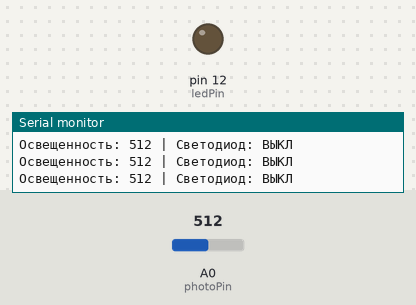
This sketch was run on a simulated Arduino Uno, built with avr-gcc and run on an emulated ATmega328P. Parts: output pins drawn as LEDs (lit = HIGH), the last lines printed to the serial monitor. Inputs (shaded band) come from the test bench; at power-on: A0 (photoPin) = 512.

Above: at 1.2 s.
1.3 s: A0 (photoPin) set to 360
2.8 s: A0 (photoPin) set to 334
At 3.01 s:
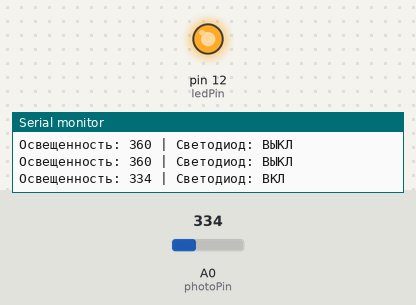
5.8 s: A0 (photoPin) set to 442
8.8 s: A0 (photoPin) set to 467
At 10.0 s:
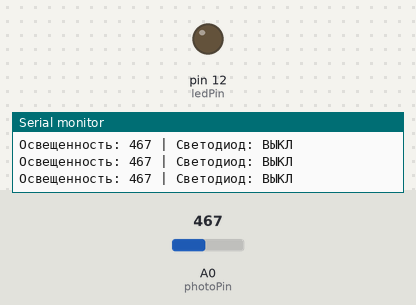
10.3 s: A0 (photoPin) set to 340
At 10.7 s:
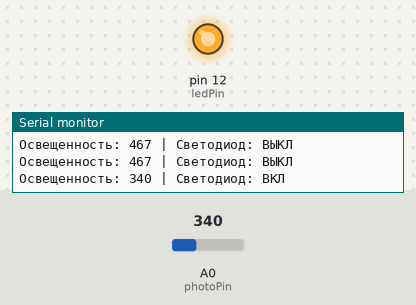
Timing chart, 0 to 13.3 s (numbered marks = the images above; inputs shaded):
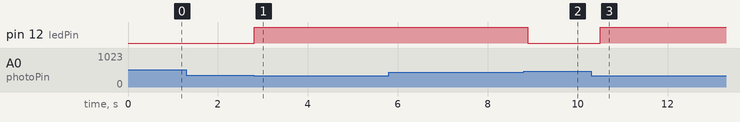

The sketch:

code_Nochnik.ino
```cpp
const int photoPin = A0;
const int ledPin = 12;
const int darkThreshold = 350;
const int lightThreshold = 450;
bool ledState = false;

void setup() {
  pinMode(ledPin, OUTPUT);
  digitalWrite(ledPin, LOW);
  Serial.begin(9600);
}

void loop() {
  int lightValue;
  if (ledState == true) {
    digitalWrite(ledPin, LOW);
    delay(2);
  }

  lightValue = analogRead(photoPin);

  if (ledState == false && lightValue < darkThreshold) {
    ledState = true;
  }
  else if (ledState == true && lightValue > lightThreshold) {
    ledState = false;
  }

  if(ledState == false){
  digitalWrite(ledPin, LOW);
  }
  else if(ledState == true){
  digitalWrite(ledPin, HIGH);
  }

  Serial.print("Освещенность: ");
  Serial.print(lightValue);
  Serial.print(" | Светодиод: ");
  if(ledState == false){
  Serial.println("ВЫКЛ");
  }
  else if(ledState == true){
  Serial.println("ВКЛ");
  }
  delay(200);
}
```

Measured:
- the behaviour switches between 350 and 349 on A0 (photoPin) (found by bisection; images 0 and 1)
- the behaviour switches between 450 and 451 on A0 (photoPin) (found by bisection; images 1 and 2)
- after the input at 2.8 s, pin 12 (ledPin): LOW → HIGH at once
- after the input at 8.8 s, pin 12 (ledPin): HIGH → LOW after 0.09 s
- after the input at 10.3 s, pin 12 (ledPin): LOW → HIGH after 0.20 s
